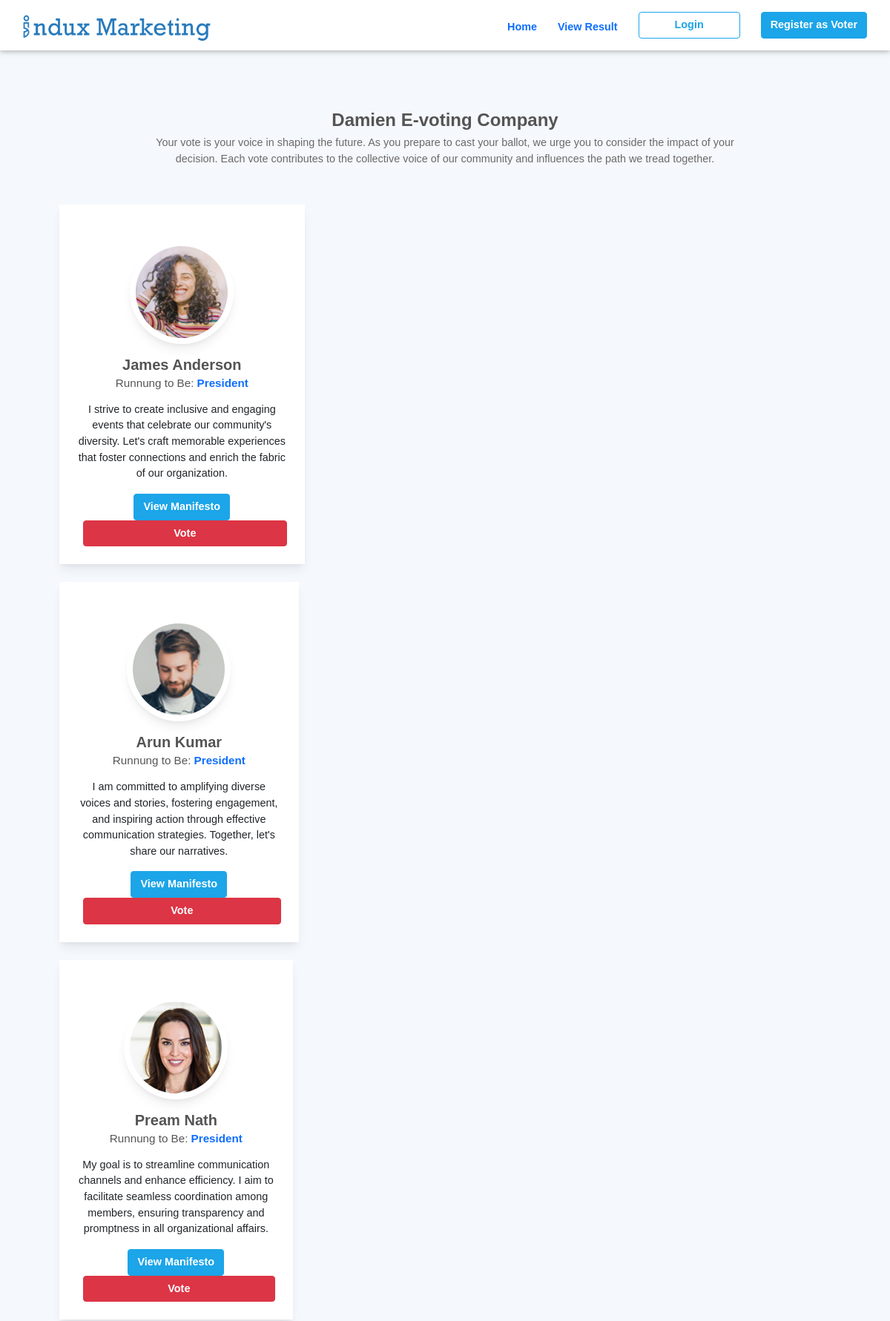
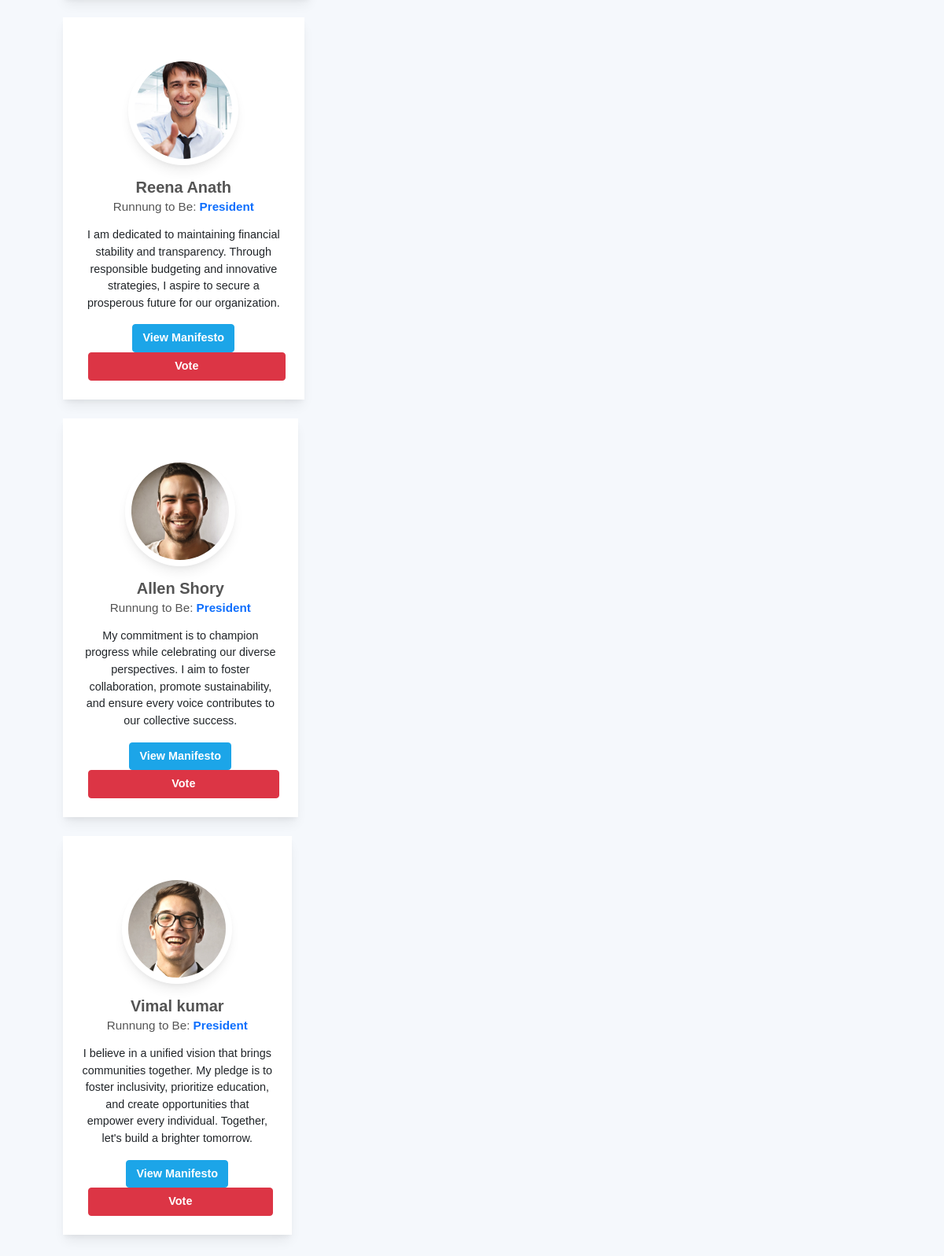
Screenshot of /vote/ with the database file from the repository (2 pictures, top to bottom).
### voting/models.py (models this page shows, shortened)
class Candidates(models.Model):
    name = models.CharField(max_length=100)
    position = models.CharField(max_length=100)
    image = models.ImageField(null=True, upload_to='images/')
    manifesto = models.TextField()

### voting/views.py (the view)
# urls.py: path('vote/', views.vote, name='vote'),
def vote(request):
    candidates = Candidates.objects.all()
    return render(request, 'voting/vote.html', {'candidates': candidates})

### templates/voting/vote.html (shortened to what this page needs)
{% extends 'voting/base.html' %}
{% load static %}
{% block content %}
    <body>
        <div class="container-xl big-padding">
            <div class="row section-title">
                <h2 class="fs-4">Damien E-voting Company</h2>
                <p>Your vote is your voice in shaping the future. As you prepare to cast your ballot,
                   we urge you to consider the impact of your decision. Each vote contributes to the
                   collective voice of our community and influences the path we tread together.</p>
            </div>
            {%for candidate in candidates%}
            <div class="row">
                <div class="col-lg-4 col-md-6">
                    <div class="text-white text-center mb-4 votcard shadow-md bg-white p-4 pt-5">
                        <img class="rounded-pill shadow-md p-2" src="{{candidate.image.url }}" alt="">
                        <h4 class="mt-3 fs-5 mb-1 fw-bold">{{candidate.name}}</h4>
                        <h6 class="fs-7">Runnung to Be: <span class="text-primary fw-bold">{{candidate.position}}</span></h6>
                        <p class="text-dark mt-3 mb-3 fs-8">{{candidate.manifesto}}</p>
                        <button data-bs-toggle="modal" data-bs-target="#exampleModal" class="btn btn-primary fw-bolder fs-8">View Manifesto</button>
                        <form action="" method="POST"> {% csrf_token %}
                        <button class="btn btn-danger fw-bolder px-4 ms-2 fs-8">Vote</button>
                        </form>
                    </div>
                </div>
                {%endfor%}
    </body>
   {% endblock %}

### templates/voting/base.html (shortened to what this page needs)
{% load static %}
<!doctype html>
    <html lang="en">
    <head>
        <link rel="stylesheet" href="{%static 'assets/css/bootstrap.min.css'%}">
        <link rel="stylesheet" href="https://cdn.jsdelivr.net/npm/bootstrap-icons@1.9.1/font/bootstrap-icons.css">
        <link rel="stylesheet" type="text/css" href="{%static 'assets/css/style.css'%}" />
        <link rel="stylesheet" type="text/css" href="{%static 'assets/css/style.css'%}" />
        <link rel="stylesheet" type="text/css" href="{%static 'assets/css/styles.css'%}" />
    </head>
    <div class="header container-fluid bg-white">
        <div id="menu-jk" class="nav-col text-white shadow-md mb-3">
            <div class="container">
                <div class="row">
                    <div class="col-lg-6 pt-2 pb-2 align-items-center">
                        <img class="max-230 mt-2" src="{%static 'assets/images/logo.png'%}" alt="">
                    </div>
                    <div id="menu" class="col-lg-6 d-none d-lg-block">
                        <ul class="float-end mul d-inline-block">
                            <li class="float-md-start px-4 pe-1 pt-4">
                                <a href="/" class="fw-bold fs-8 text-primary">Home</a>
                             </li>
                            <li class="float-md-start px-4 pe-1 pt-4">
                               <a href="/result" class="fw-bold fs-8 text-primary"> View Result</a>
                            </li>
                            <li class="float-md-start px-4 pe-1 py-3">
                                <a href="/signin" class="btn fw-bold fs-8 btn-outline-primary px-5">Login</a>
                            </li>
                            <li class="float-md-start px-4 pe-1 py-3">
                                <a href="/register" class="btn fw-bold fs-8 btn-primary">Register as Voter</a>
                            </li>
                        </ul>
                    </div>
                </div>
            </div>
        </div>
    </div>
    {% block content %}
    {% endblock %}
</html>

### static/assets/css/style.css (style rules this page uses)
.text-primary { color: #1ca5e8; }
* { margin: 0px; padding: 0px; list-style: none; }
img { max-width: 100%; }
a { text-decoration: none; outline: none; color: #444; }
ul { margin-bottom: 0; padding-left: 0; }
html, body { height: 100%; font-family: "Poppins"; }
p { margin-bottom: 0px; width: 100%; }
::placeholder { color: #747f8a !important; font-size: 13px; opacity: 0.5 !important; }
.container-fluid { padding: 0px; }
h1, h2, h3, h4, h5, h6 { color: #545454; }
body { background-color: #f5f8fc !important; -webkit-font-smoothing: antialiased; -moz-osx-font-smoothing: grayscale; text-rendering: optimizeLegibility; color: #6A6A6A; overflow-x: hidden; }
.section-title { padding: 30px; margin: 0px; margin-bottom: 20px; }
.section-title h2 { width: 100%; text-align: center; font-weight: 600; margin-bottom: 0px; }
.section-title p { max-width: 850px; text-align: center; float: none; margin: auto; font-size: 0.9rem; margin-top: 6px; }
.btn-primary { background-color: #1ca5e8; border-color: #1ca5e8; }
.btn-outline-primary { border-color: #1ca5e8; color: #1ca5e8; }
.container { max-width: 1170px; }
.big-padding { padding: 50px; }
.shadow-md { box-shadow: 0 10px 15px -3px rgba(0, 0, 0, 0.07), 0 4px 6px -2px rgba(0, 0, 0, 0.05); }
.scroll-to-fixed-fixed { box-shadow: 0 2px 5px 0 rgba(0, 0, 0, 0.16), 0 2px 10px 0 rgba(0, 0, 0, 0.12); }
.fs-7 { font-size: 0.95rem; }
.fs-8 { font-size: 0.9rem; }
.fw-bold { font-weight: 600 !important; }
.max-230 { max-width: 230px; }
.max-230 { max-width: 260px; }
.votcard img { width: 140px; }
.scroll-to-fixed-fixed { background-color: #FFF; }

### static/assets/css/styles.css (style rules this page uses)
body, h1, h2, p, ul, form { margin: 0; padding: 0; }
body { font-family: Arial, sans-serif; }
form { display: flex; flex-direction: column; max-width: 400px; margin: 0 auto; }
button { background-color: #333; color: #fff; border: none; padding: 10px; border-radius: 5px; cursor: pointer; }

### rows the page displays
Candidates: image (picture), name "James Anderson", position "President", manifesto "I strive to create inclusive and engaging events that celebrate our community's diversity. Let's craft memorable experiences that foster connections and enrich the fabric of our organization."
Candidates: image (picture), name "Arun Kumar", position "President", manifesto "I am committed to amplifying diverse voices and stories, fostering engagement, and inspiring action through effective communication strategies. Together, let's share our narratives."
Candidates: image (picture), name "Pream Nath", position "President", manifesto "My goal is to streamline communication channels and enhance efficiency. I aim to facilitate seamless coordination among members, ensuring transparency and promptness in all organizational affairs."
Candidates: image (picture), name "Reena Anath", position "President", manifesto "I am dedicated to maintaining financial stability and transparency. Through responsible budgeting and innovative strategies, I aspire to secure a prosperous future for our organization."
Candidates: image (picture), name "Allen Shory", position "President", manifesto "My commitment is to champion progress while celebrating our diverse perspectives. I aim to foster collaboration, promote sustainability, and ensure every voice contributes to our collective success."
Candidates: image (picture), name "Vimal kumar", position "President", manifesto "I believe in a unified vision that brings communities together. My pledge is to foster inclusivity, prioritize education, and create opportunities that empower every individual. Together, let's build a brighter tomorrow."
